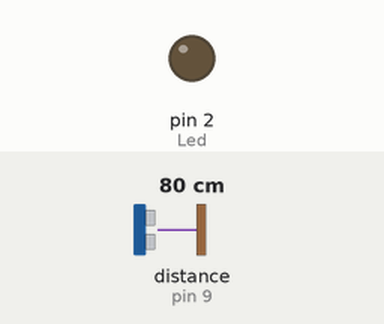
Simulated run of this sketch. Board: Arduino Uno, built with avr-gcc and run on an emulated ATmega328P. Shown: output pins drawn as LEDs (lit = HIGH). Wiring (inferred from the names in the program): ultrasonic range finder: trigger pin 10; echo pin 9. The inputs (shaded band) are chosen by the test bench; at power-on: distance to the obstacle (sensor on pin 9) 80 cm. The echo pulse lasts 58.3 µs per cm; pins used as bus, display or sensor lines are not drawn; what the sketch prints to the serial monitor is not drawn.

Above: at 1.8 s.
1.9 s: distance to the obstacle (sensor on pin 9) set to 12 cm
3.4 s: distance to the obstacle (sensor on pin 9) set to 9 cm
At 5.2 s:
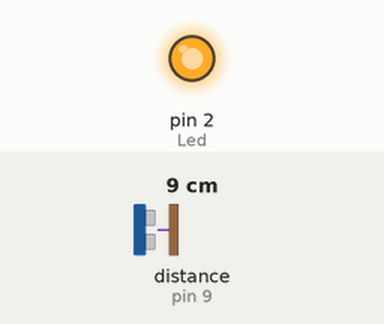
5.5 s: distance to the obstacle (sensor on pin 9) set to 18 cm
At 6.9 s:
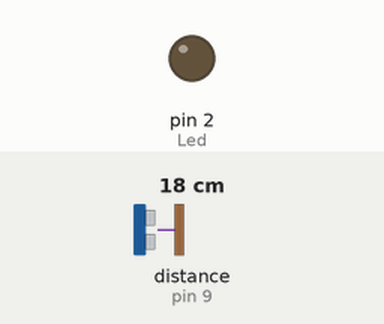
7.5 s: distance to the obstacle (sensor on pin 9) set to 2 cm
At 8.5 s:
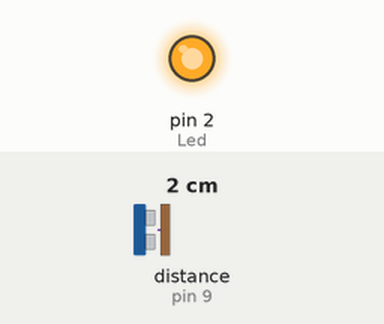
Timing chart, 0 to 10.5 s (numbered marks = the images above; inputs shaded):
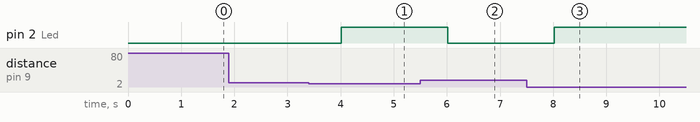

The sketch:

arduino1.ino
```cpp
#define trig 10
#define echo 9
#define Led 2

void setup() {
  Serial.begin(9600);
  pinMode(trig,OUTPUT);
  pinMode(echo,INPUT);
  pinMode(Led,OUTPUT);
  digitalWrite(Led,LOW);
  digitalWrite(trig,LOW);
}

void loop() {
  digitalWrite(trig,HIGH);
  delayMicroseconds(10);
  digitalWrite(trig,LOW);

  unsigned long tempo = pulseIn(echo, HIGH);
  int distanza =  0.03438 * tempo / 2;

  Serial.print(String(distanza) + ";");

  if(distanza < 10)
  {
    digitalWrite(Led,HIGH);
  }else{
    digitalWrite(Led,LOW);
  }


  delay(1000);

}
```

Measured:
- the behaviour switches between 11 and 10 cm on distance to the obstacle (sensor on pin 9) (found by bisection; images 0 and 1)
- after the input at 1.9 s, every drawn part: stays the same
- after the input at 3.4 s, pin 2 (Led): LOW → HIGH after 0.61 s
- after the input at 5.5 s, pin 2 (Led): HIGH → LOW after 0.52 s
- after the input at 7.5 s, pin 2 (Led): LOW → HIGH after 0.52 s
